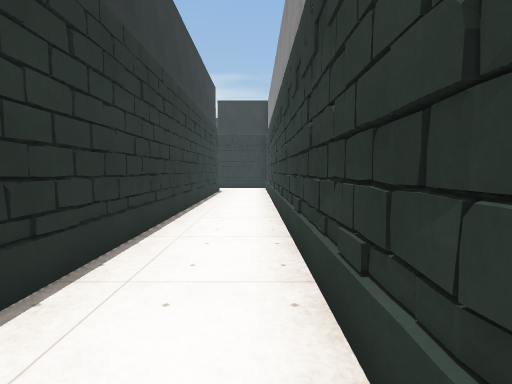
view 1 (above)

20 first-person views from a walk through a Unity game level. The camera is 1.3 m above the floor, tilts 4° down and sees 80° across. The floor is counted in squares, 1 m on a side. Each view is taken from the middle of a square. On the plan, view 1 faces up. The plan holds only what a view shows up to about 14 squares ahead; the rest is blank. The place goes on beyond the plan. The player is left out. Door leaves are left out, so doorways stand open. Some surface patterns are stand-ins.

view 2
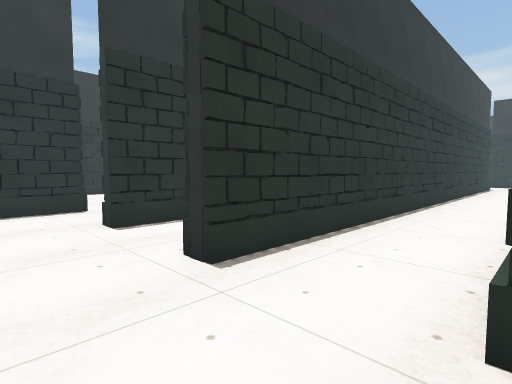

view 3
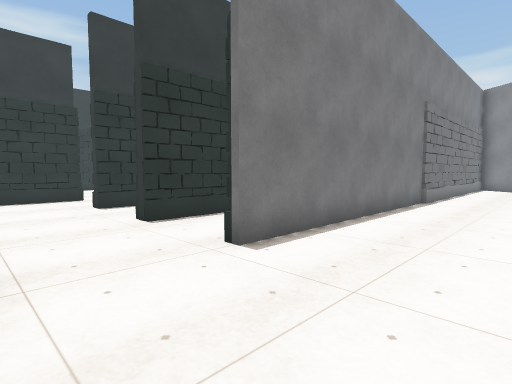

view 4
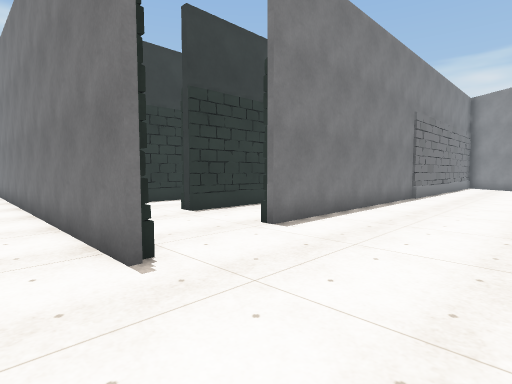

view 5
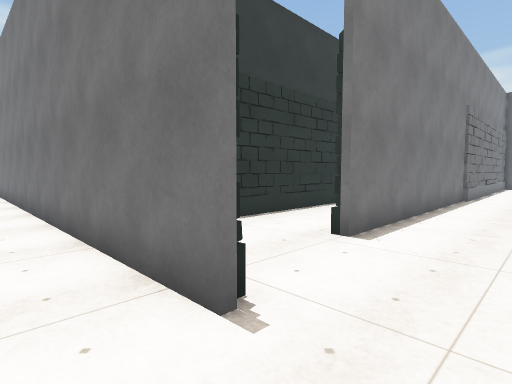

view 6
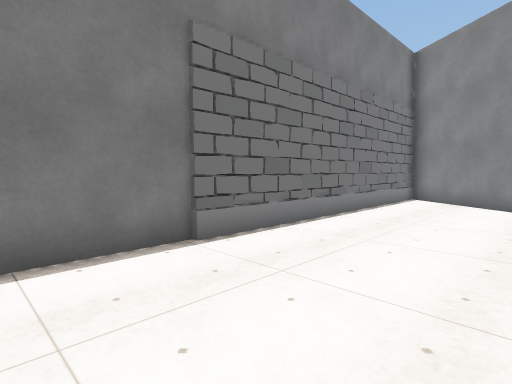

view 7
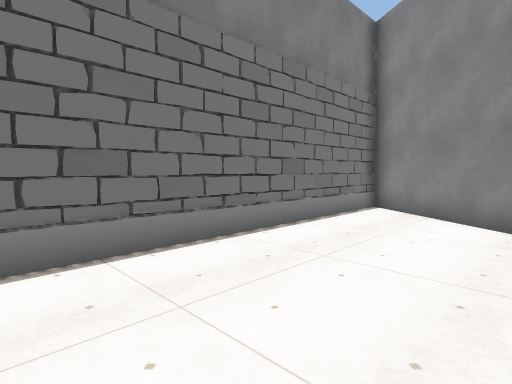

view 8
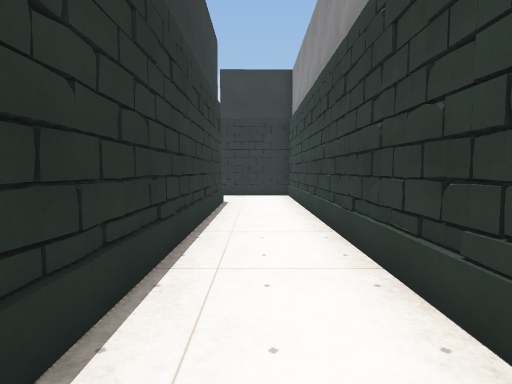

view 9
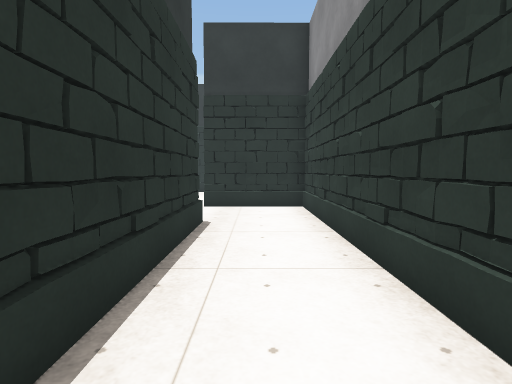

view 10
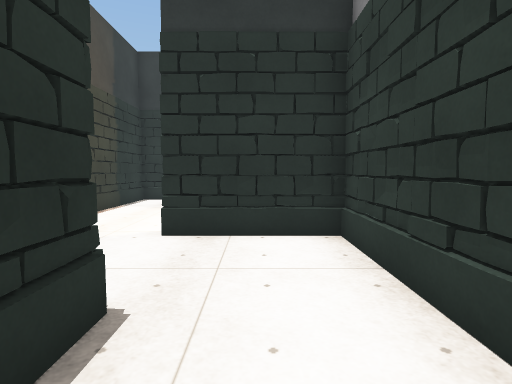

view 11
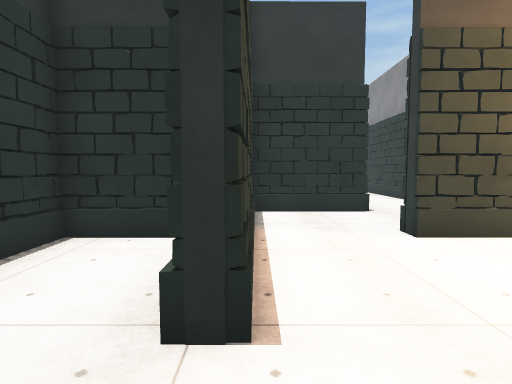

view 12
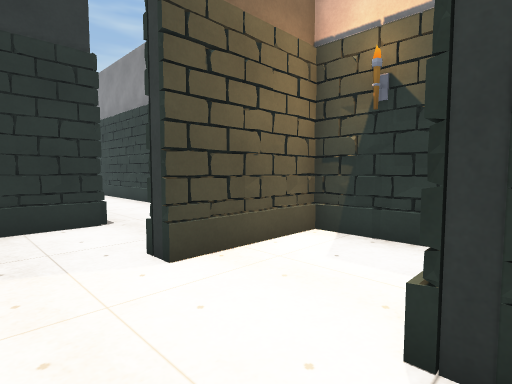

view 13
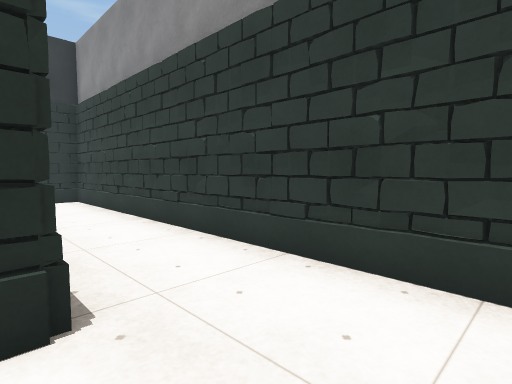

view 14
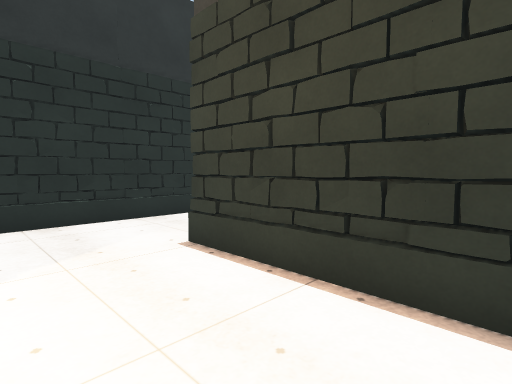

view 15
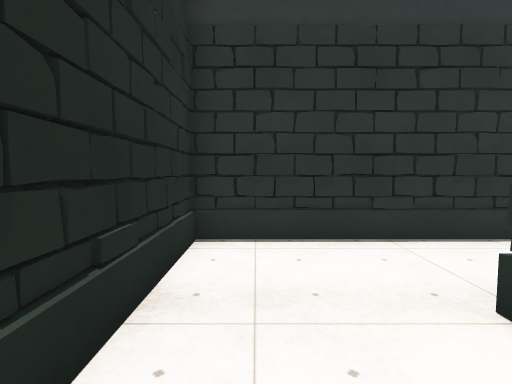

view 16
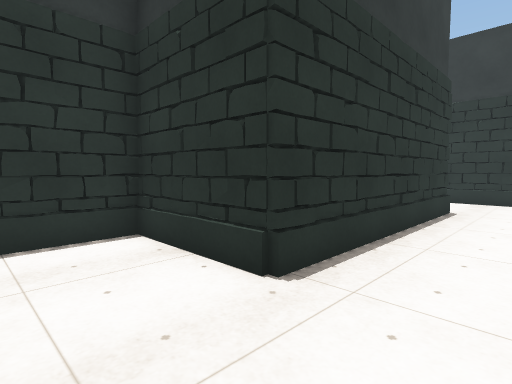

view 17
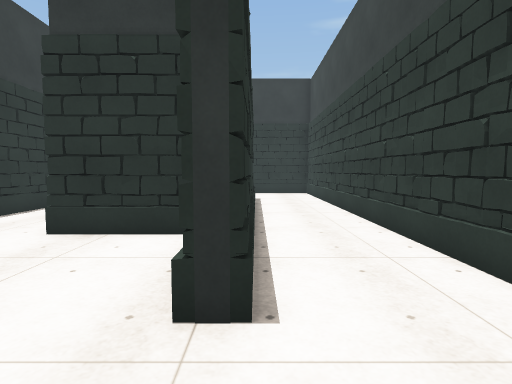

view 18
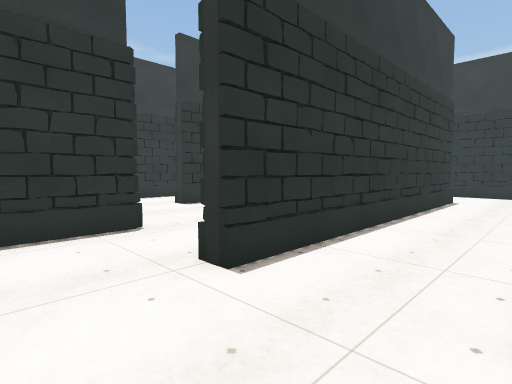

view 19
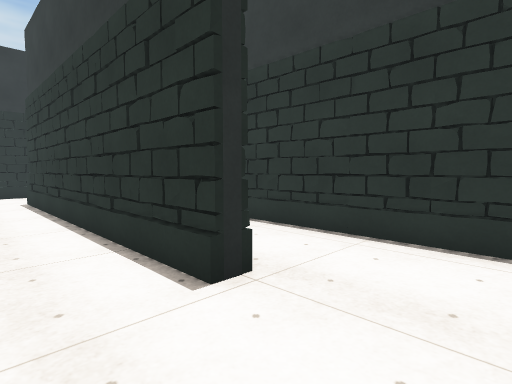

view 20
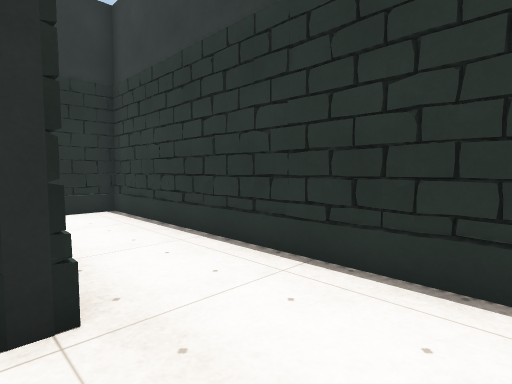

### Floor plan
Points are (right, up) in squares from view 1. A wall is a line through its corners. A room is listed if a view was taken in it or the views show most of it. See-through windows are left out.
Room 1 (views 1, 2, 3, 4, 5, 6, 7, 8, 9, 10, 17, 18)
walls: (0.8, 0.7) (0.8, 23); (-7.2, 0.2) (-10.4, 0.2); (-6.1, -3.5) (-6.8, -3.5); (-9.8, -2.9) (-9.8, -5.8); (-6, -7) (-5.5, -7); (2, -7.3) (-14.1, -7.3); (1.6, 13.2) (1.6, 12.7); (5.4, 15) (1.3, 17.8); (1.1, 17.9) (1.1, -3.5) (0.6, -3.5); (-2.4, 19.9) (-2.4, -3.5) (-3, -3.5); (0.8, 23.2) (-2.9, 23.2)
low walls: (1.6, 14.5) (1.6, 14); (1.3, 17.8) (1.3, 6.1); (0.8, 23) (-2.5, 23)
ways out: opening at (-3, 21.5) to room 2; opening at (-4.5, -4) to room 3; opening at (-10, -1.5)
Room 2 (views 11, 12, 13, 14, 15, 16)
walls: (0.8, 28.2) (0.8, 38.5); (-7.4, 26.9) (-9.8, 26.9) (-9.8, 19.8) (-3.6, 19.8); (-2.9, 23.2) (-2.9, 23.7); (0.8, 24.4) (0.8, 26.9) (-2.9, 26.9) (-2.9, 27.6); (-2.4, 38.5) (-2.4, 30.7) (-6.1, 30.7) (-6.1, 23.2) (-6.7, 23.2)
ways out: opening at (-3, 21.5) to room 1
Room 3 (views 19, 20)
walls: (-6.8, 8.2) (-6.1, 8.2) (-6.1, -3.5); (-9.8, 10.7) (-9.8, 0.8) (-7.9, 0.8); (-4.5, 11.7) (-5.3, 11.7); (-2.8, -1.2) (-2.8, 6.8); (-3, -2.5) (-3, 8); (-2.8, -2.4) (-2.8, -1.7)
ways out: opening at (-4.5, -4) to room 1

Positions as (right, up) in squares from view 1, and headings:
1: (0, 0), facing up
2: (1, -6), facing up-left
3: (5, -7), facing up-left
4: (6, -9), facing up-left
5: (4, -9), facing up-left
6: (6, 3), facing up-left
7: (6, 7), facing up-left
8: (-1, 7), facing up
9: (-1, 12), facing up
10: (-1, 17), facing up
11: (-6, 21), facing up
12: (-5, 23), facing up-right
13: (-3, 28), facing up-right
14: (-3, 28), facing down-left
15: (-4, 21), facing left
16: (0, 28), facing up-left
17: (-6, -6), facing up
18: (-3, -6), facing up-left
19: (-4, 11), facing down-left
20: (-6, 11), facing down-left
